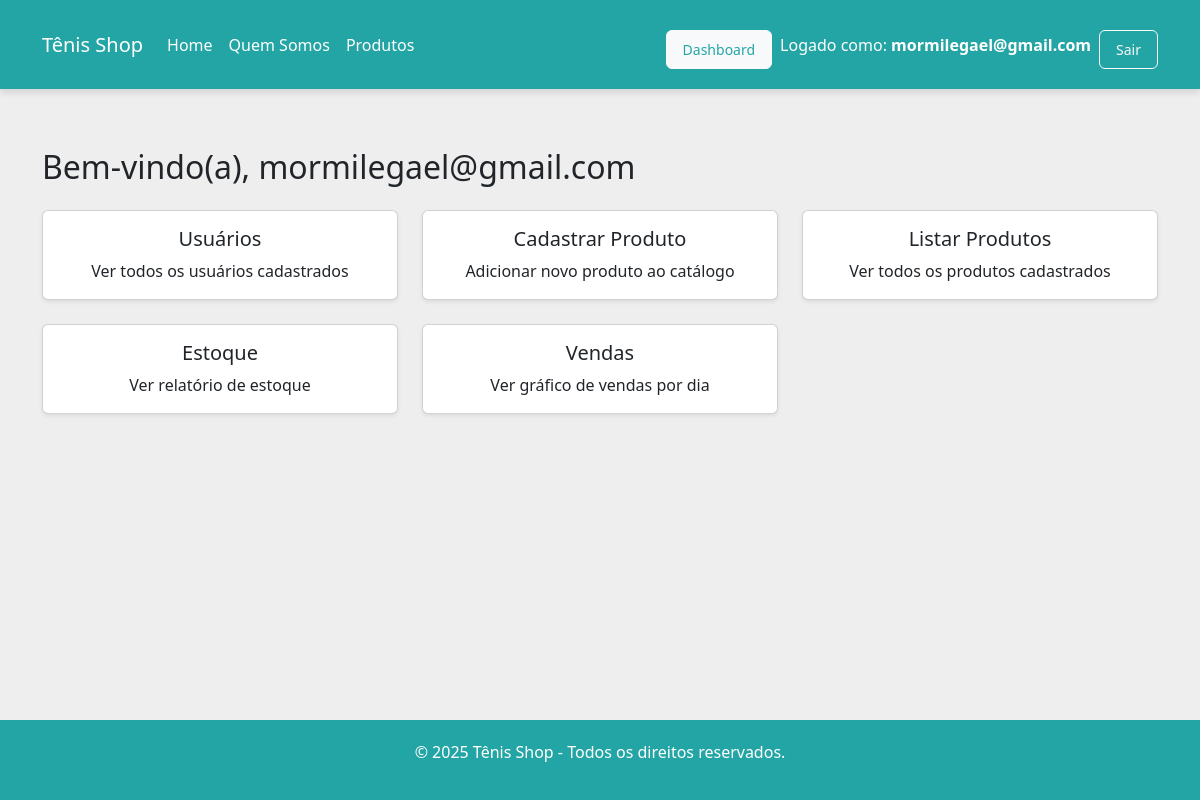
The page /dashboard/ (signed in) on the database its author committed.
### app/models.py (models this page shows)
class Usuario(models.Model):
    nome = models.CharField(max_length=100)
    email = models.EmailField()
    senha = models.CharField(max_length=16)
    cep = models.CharField(max_length=9, blank=True)
    logradouro = models.CharField(max_length=100, blank=True)
    bairro = models.CharField(max_length=100, blank=True)
    localidade = models.CharField(max_length=100, blank=True)  # cidade
    uf = models.CharField(max_length=2, blank=True)
    numero_residencia = models.CharField(max_length=10, blank=True)

### app/decorators.py (the view)
    def wrapper(request, *args, **kwargs):
        if not request.session.get('usuario_id'):
            return redirect('login')
        return view_func(request, *args, **kwargs)

### app/views.py (called while the page is built)
@precisa_login
def dashboard(request):
    usuario = Usuario.objects.get(pk=request.session['usuario_id'])
    context = {
        'usuario_email': usuario.email
    }
    return render(request, 'dashboard.html', context)

### app/templates/dashboard.html (shortened to what this page needs)
{% extends "template.html" %}
{% block conteudo %}
  <div class="container mt-5">
    <h2 class="mb-4">Bem-vindo(a), {{ usuario_email }}</h2>
    <div class="row g-4">
      <div class="col-12 col-md-6 col-lg-4">
        <a href="{% url 'exibirUsuarios' %}" class="card text-center shadow-sm text-decoration-none text-dark h-100">
          <div class="card-body d-flex flex-column justify-content-center">
            <h5 class="card-title">Usuários</h5>
            <p class="card-text">Ver todos os usuários cadastrados</p>
          </div>
        </a>
      </div>
      <div class="col-12 col-md-6 col-lg-4">
        <a href="{% url 'adicionar_produto' %}" class="card text-center shadow-sm text-decoration-none text-dark h-100">
          <div class="card-body d-flex flex-column justify-content-center">
            <h5 class="card-title">Cadastrar Produto</h5>
            <p class="card-text">Adicionar novo produto ao catálogo</p>
          </div>
        </a>
      </div>
      <div class="col-12 col-md-6 col-lg-4">
        <a href="{% url 'listar_produtos_card' %}" class="card text-center shadow-sm text-decoration-none text-dark h-100">
          <div class="card-body d-flex flex-column justify-content-center">
            <h5 class="card-title">Listar Produtos</h5>
            <p class="card-text">Ver todos os produtos cadastrados</p>
          </div>
        </a>
      </div>
      <div class="col-12 col-md-6 col-lg-4">
        <a href="{% url 'grafico_estoque_html' %}" class="card text-center shadow-sm text-decoration-none text-dark h-100">
          <div class="card-body d-flex flex-column justify-content-center">
            <h5 class="card-title">Estoque</h5>
            <p class="card-text">Ver relatório de estoque</p>
          </div>
        </a>
      </div>
      <div class="col-12 col-md-6 col-lg-4">
        <a href="{% url 'grafico_vendas_html' %}" class="card text-center shadow-sm text-decoration-none text-dark h-100">
          <div class="card-body d-flex flex-column justify-content-center">
            <h5 class="card-title">Vendas</h5>
            <p class="card-text">Ver gráfico de vendas por dia</p>
          </div>
        </a>
      </div>
    </div>
  </div>
{% endblock %}

### app/templates/template.html (shortened to what this page needs)
{% load static %}
<!DOCTYPE html>
<html lang="pt">
  <head>
    <link href="https://cdn.jsdelivr.net/npm/bootstrap@5.3.3/dist/css/bootstrap.min.css" rel="stylesheet">
    <link rel="stylesheet" href="{% static 'style_produto.css' %}" />
    <link rel="stylesheet" href="{% static 'style.css' %}" />
</head>
<body>
  <nav class="navbar navbar-expand-lg navbar-dark">
    <div class="container-fluid">
      <a class="navbar-brand" href="{% url 'index' %}">Tênis Shop</a>
      <div class="collapse navbar-collapse" id="navbarContent">
        <ul class="navbar-nav me-auto mb-2 mb-lg-0">
          <li class="nav-item">
            <a class="nav-link text-white" href="{% url 'index' %}">Home</a>
          </li>
          <li class="nav-item">
            <a class="nav-link text-white" href="{% url 'index' %}">Quem Somos</a>
          </li>
          <li class="nav-item">
            <a class="nav-link text-white" href="{% url 'listar_produtos' %}">Produtos</a>
          </li>
        </ul>
        <ul class="navbar-nav ms-auto">
{% if request.session.usuario_email %}
  <div class="d-flex align-items-center gap-2">
    <a href="{% url 'dashboard' %}" class="btn btn-light btn-sm" style="color: #24a5a5;">Dashboard</a>
    <span class="navbar-text text-white">
      Logado como: <strong>{{ request.session.usuario_email }}</strong>
    </span>
    <a href="{% url 'logout' %}" class="btn btn-outline-light btn-sm">Sair</a>
  </div>
{% else %}
  <a href="{% url 'login' %}" class="btn btn-outline-light btn-sm">Entrar</a>
{% endif %}
        </ul>
      </div>
    </div>
  </nav>
    <main>
      {% block main %} {% block conteudo %}{% endblock %} {% endblock %}
    </main>
    <footer>
      <p>&copy; 2025 Tênis Shop - Todos os direitos reservados.</p>
    </footer>
  </body>
</html>

### app/static/style_produto.css (style rules this page uses)
body { font-family: Arial, sans-serif; background-color: #f4f4f4; margin: 0; padding: 0; }
a.btn { display: inline-block; padding: 8px 16px; text-decoration: none; border-radius: 6px; margin-top: 10px; transition: background-color 0.3s; }

### app/static/style.css (style rules this page uses)
* { margin: 0; padding: 0; box-sizing: border-box; font-family: 'Segoe UI', Tahoma, Geneva, Verdana, sans-serif; }
html, body { height: 100%; background-color: #eeeeee; display: flex; flex-direction: column; }
main { flex: 1; margin-top: 80px; padding: 20px; }
.navbar { display: flex; justify-content: space-between; align-items: center; background-color: #24a5a5; padding: 20px 30px; position: fixed; width: 100%; top: 0; left: 0; z-index: 1000; box-shadow: 0 4px 6px rgba(0,0,0,0.1); }
footer { background-color: #24a5a5; color: #fff; text-align: center; padding: 20px; margin-top: 50px; }

### rows shown on the page
Usuario: session.usuario_email "mormilegael@gmail.com", email "mormilegael@gmail.com"
